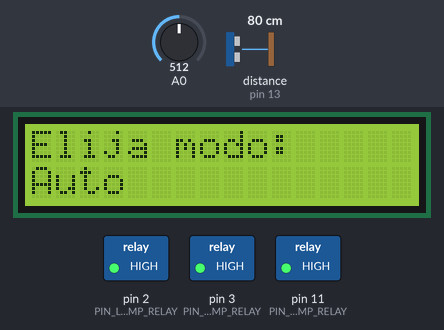
This program was run on a simulated Arduino Uno, built with avr-gcc and run on an emulated ATmega328P. Parts: 16×2 character LCD, switched loads named in the program (green lamp = pin HIGH). Inputs (shaded band) come from the test bench; at power-on: A0 = 512, distance to the obstacle (sensor on pin 13) 80 cm. The echo pulse lasts 58.3 µs per cm.

Above: at 0.82 s.
1.3 s: A0 set to 536
2.8 s: A0 set to 565
At 5.6 s:
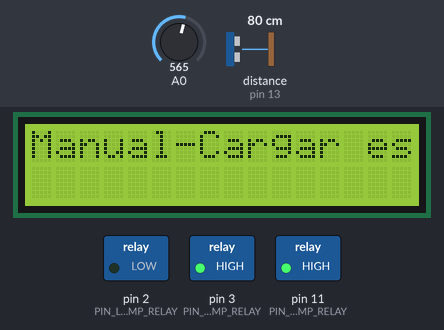
5.8 s: A0 set to 54
8.8 s: A0 set to 44
At 9.6 s:
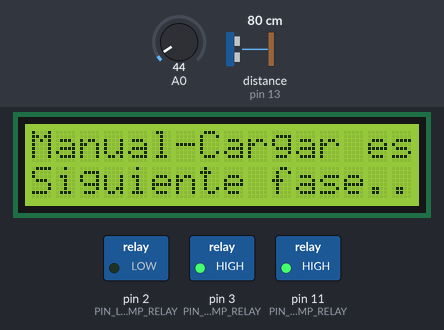
11.8 s: A0 set to 60
At 13.0 s:
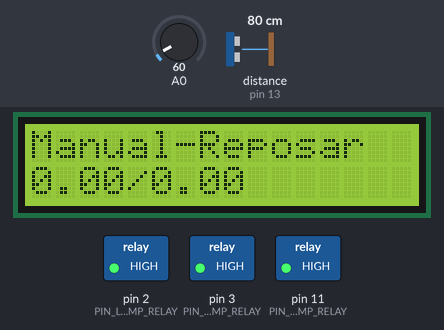
13.3 s: A0 set to 40
At 14.1 s:
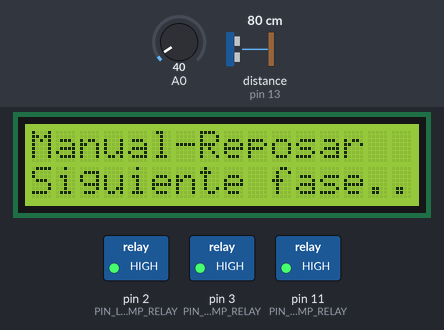
Timing chart, 0 to 17.3 s (numbered marks = the images above; inputs shaded):
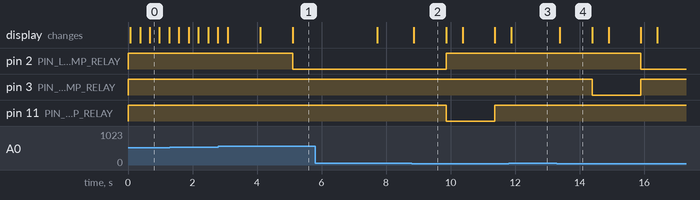

Measured:
- the behaviour switches between 554 and 555 on A0 (found by bisection; images 0 and 1)
- the behaviour switches between 50 and 49 on A0 (found by bisection; images 1 and 2)
- after the input at 2.8 s, pin 2 (PIN_LOAD_PUMP_RELAY): HIGH → LOW after 2.3 s; the display: first changes after 0.29 s (image 1 shows a later state)
- after the input at 8.8 s, pin 2 (PIN_LOAD_PUMP_RELAY): LOW → HIGH after 1.1 s; pin 11 (PIN_AIR_PUMP_RELAY): HIGH → LOW after 1.1 s, → HIGH 1.5 s later; the display: changes after 0.06 s (image 2)
- after the input at 11.8 s, pin 3 (PIN_UNLOAD_PUMP_RELAY): stays HIGH (without the input it goes to LOW after 1.1 s); the display: changes after 0.08 s (image 3)
- after the input at 13.3 s, pin 2 (PIN_LOAD_PUMP_RELAY): HIGH → LOW after 2.6 s; pin 3 (PIN_UNLOAD_PUMP_RELAY): HIGH → LOW after 1.1 s, → HIGH 1.5 s later; the display: changes after 0.09 s (image 4)
- what the display in image 2 shows lasts 1.0 s, from 8.9 s to 9.9 s

The program:

main.cpp
```cpp
#include <Arduino.h>
#include <LiquidCrystal.h>
#include <NewPing.h>

#define BTN_RIGHT  0
#define BTN_UP     1
#define BTN_DOWN   2
#define BTN_LEFT   3
#define BTN_SELECT 4
#define BTN_NONE   5

#define MODE_MANUAL 0
#define MODE_AUTO   1
#define MODE_NONE   -1

const char* modeNames[] = {
  "Manual",
  "Auto  "
};

int numberModes = sizeof(modeNames)/sizeof(char*);

#define PHASE_LOAD   0
#define PHASE_AIR    1
#define PHASE_WAIT   2
#define PHASE_UNLOAD 3
#define PHASE_NONE   -1

const char* phaseNames[] = {
  "Cargar estanque",
  "Airear         ",
  "Reposar        ",
  "Regar          "
};

void loadTankSetup();
void airSetup();
void waitSetup();
void unloadSetup();
void (*phasePointers[])() = {
  &loadTankSetup,
  &airSetup,
  &waitSetup,
  &unloadSetup
};

int numberPhases = sizeof(phaseNames)/sizeof(char*);

#define RELAY_ON  LOW
#define RELAY_OFF HIGH

#define BLANK_LINE "                "

int readBtn();
double readDistance();
void updateScreen();
void turnOffRelays();

/******** Configuracion estatica **********/
#define PIN_LOAD_PUMP_RELAY    2
#define PIN_UNLOAD_PUMP_RELAY  3
#define PIN_AIR_PUMP_RELAY     11
#define PIN_WATER_LEVEL_TRIG   12
#define PIN_WATER_LEVEL_ECHO   13

#define WAIT_TIME_SECS     2*3600  //10800  // 3 horas
#define AIR_TIME_SECS      14L*3600L  //10800  // 3 horas
#define WATER_LEVEL_LOW    30.0D //200 //cm
#define WATER_LEVEL_HIGH   10.0D  //cm

/******** Configuracion dinamica **********/
int selectedMode;
int selectedPhase;

/******** Estado interno **********/
void (*phasePtr)();
LiquidCrystal lcd(8, 9, 4, 5, 6, 7);
NewPing sensor(PIN_WATER_LEVEL_TRIG, PIN_WATER_LEVEL_ECHO, 200);

unsigned long startTimeMillis;
char overflow;

int currentPhase;
char force;

/****** Funciones de Fases **********/
void displayStatusNumbers(double status, double reference) {
  lcd.setCursor(0, 1);
  lcd.print(BLANK_LINE);
  lcd.setCursor(0, 1);
  lcd.print(status);
  lcd.print("/");
  lcd.print(reference);
}

char checkManualSkip(int btn, void (*nextPhasePtr)()) {
  if(selectedMode == MODE_MANUAL && btn == BTN_RIGHT) {
    phasePtr = nextPhasePtr;
    lcd.setCursor(0, 1);
    lcd.print("Siguiente fase...");
    delay(1000);
    return 1;
  }
  return 0;
}

char checkForce(int btn) {
  if(selectedMode == MODE_MANUAL && btn == BTN_SELECT) {
    delay(2000);
    int second = readBtn();
    if(second == BTN_SELECT) {
      force = 1;
      return 1;
    }
  }
  return 0;
}

void notifyAndSkipPhase(void (*nextPhasePtr)()) {
  phasePtr = nextPhasePtr;
  delay(1000);
  lcd.setCursor(0, 1);
  lcd.print("Siguiente fase...");
  delay(1000);
}

void loadTankLoop() {
  int btn = readBtn();

  if(checkManualSkip(btn, &airSetup)) return;
  checkForce(btn);

  double distanceCm = readDistance();
  double reference = WATER_LEVEL_HIGH;
  if(selectedMode == MODE_MANUAL) reference = 0;
  displayStatusNumbers(distanceCm, reference);

  if(distanceCm > 0 && distanceCm <= WATER_LEVEL_HIGH) {
    if(selectedMode == MODE_AUTO) {
      digitalWrite(PIN_LOAD_PUMP_RELAY, RELAY_OFF);
      notifyAndSkipPhase(&airSetup);
      return;
    }
    else if(selectedMode == MODE_MANUAL && force) {
      digitalWrite(PIN_LOAD_PUMP_RELAY, RELAY_ON);
    }
    else {
      digitalWrite(PIN_LOAD_PUMP_RELAY, RELAY_OFF);
    }
  }
  delay(500);
}

void loadTankSetup() {
  currentPhase = PHASE_LOAD;
  updateScreen();
  phasePtr = &loadTankLoop;
  force = 0;
  turnOffRelays();
  digitalWrite(PIN_LOAD_PUMP_RELAY, RELAY_ON);
  delay(500);
}

void airLoop() {
  int btn = readBtn();

  if(checkManualSkip(btn, &waitSetup)) return;
  checkForce(btn);

  long ellapsedMs = millis() - startTimeMillis;
  long ellapsedSecs = (long) (ellapsedMs / 1000);

  long reference = AIR_TIME_SECS/60;
  ///if(selectedMode == MODE_MANUAL) reference = 0;
  displayStatusNumbers(ellapsedSecs/60, reference);

  if(ellapsedSecs >= AIR_TIME_SECS) {
    if(selectedMode == MODE_AUTO) {
      digitalWrite(PIN_AIR_PUMP_RELAY, RELAY_OFF);
      phasePtr = &waitSetup;
      delay(1000);
      lcd.setCursor(0, 1);
      lcd.print("Siguiente fase...");
      delay(1000);
      return;
    }
    else if(selectedMode == MODE_MANUAL && force) {
      digitalWrite(PIN_AIR_PUMP_RELAY, RELAY_ON);
    }
    else {
      digitalWrite(PIN_AIR_PUMP_RELAY, RELAY_OFF);
    }
  }
  delay(500);
}

void airSetup() {
  currentPhase = PHASE_AIR;
  updateScreen();
  phasePtr = &airLoop;
  startTimeMillis = millis();
  force = 0;
  turnOffRelays();
  digitalWrite(PIN_AIR_PUMP_RELAY, RELAY_ON);
  delay(500);
}

void waitLoop() {
  int btn = readBtn();

  if(checkManualSkip(btn, &unloadSetup)) return;

  long ellapsedMs = millis() - startTimeMillis;
  long ellapsedSecs = (long) (ellapsedMs / 1000);
  long reference = WAIT_TIME_SECS/60;
  if(selectedMode == MODE_MANUAL) reference = 0;
  displayStatusNumbers(ellapsedSecs/60, reference);

  if(ellapsedSecs >= WAIT_TIME_SECS) {
    if(selectedMode == MODE_AUTO) {
      phasePtr = &unloadSetup;
      delay(1000);
      lcd.setCursor(0, 1);
      lcd.print("Siguiente fase...");
      delay(1000);
      return;
    }
  }
  delay(500);
}

void waitSetup() {
  currentPhase = PHASE_WAIT;
  turnOffRelays();
  updateScreen();
  phasePtr = &waitLoop;
  startTimeMillis = millis();
  force = 0;
  delay(500);
}

void unloadLoop() {
  int btn = readBtn();

  if(checkManualSkip(btn, &loadTankSetup)) return;
  checkForce(btn);

  double distanceCm = readDistance();
  displayStatusNumbers(distanceCm, WATER_LEVEL_LOW);
  if(distanceCm > 0 && distanceCm >= WATER_LEVEL_LOW) {
    if(selectedMode == MODE_AUTO) {
      digitalWrite(PIN_UNLOAD_PUMP_RELAY, RELAY_OFF);
      phasePtr = &loadTankSetup;
      delay(1000);
      lcd.setCursor(0, 1);
      lcd.print("Siguiente fase...");
      delay(1000);
      return;
    }
    else if(selectedMode == MODE_MANUAL && force) {
      digitalWrite(PIN_UNLOAD_PUMP_RELAY, RELAY_ON);
    }
    else {
      digitalWrite(PIN_UNLOAD_PUMP_RELAY, RELAY_OFF);
    }
  }
  delay(500);
}

void unloadSetup() {
  currentPhase = PHASE_UNLOAD;
  updateScreen();
  phasePtr = &unloadLoop;
  force = 0;
  turnOffRelays();
  digitalWrite(PIN_UNLOAD_PUMP_RELAY, RELAY_ON);
  delay(500);
}


/****** Funciones de configuracion inicial **********/
int menuPtr;
void selectPhase() {
  int btn = readBtn();
  if(btn == BTN_NONE) return;

  if(btn == BTN_UP || btn == BTN_RIGHT) menuPtr++;
  if(btn == BTN_DOWN || btn == BTN_LEFT) menuPtr--;

  if(menuPtr >= numberPhases) menuPtr = 0;
  if(menuPtr < 0) menuPtr = numberPhases -1;

  lcd.setCursor(0 ,1);
  lcd.print(phaseNames[menuPtr]);

  if(btn == BTN_UP || btn == BTN_RIGHT || btn == BTN_DOWN || btn == BTN_LEFT) {
    delay(300);
    return;
  }

  if(btn == BTN_SELECT) {
    selectedPhase = menuPtr;

    lcd.clear();
    lcd.setCursor(0 ,0);
    lcd.print("Seleccionado:");
    lcd.setCursor(0 ,1);
    lcd.print(phaseNames[selectedPhase]);
    delay(1000);

    phasePtr = phasePointers[selectedPhase];
    menuPtr = 0;
    lcd.clear();
  }
}

void selectMode() {
  int btn = readBtn();
  if(btn == BTN_NONE) return;

  if(btn == BTN_UP || btn == BTN_RIGHT) menuPtr++;
  if(btn == BTN_DOWN || btn == BTN_LEFT) menuPtr--;

  if(menuPtr >= numberModes) menuPtr = 0;
  if(menuPtr < 0) menuPtr = numberModes -1;

  lcd.setCursor(0 ,1);
  lcd.print(modeNames[menuPtr]);

  if(btn == BTN_UP || btn == BTN_RIGHT || btn == BTN_DOWN || btn == BTN_LEFT) {
    delay(300);
    return;
  }

  if(btn == BTN_SELECT) {
    selectedMode = menuPtr;

    lcd.clear();
    lcd.setCursor(0 ,0);
    lcd.print("Seleccionado:");
    lcd.setCursor(0 ,1);
    lcd.print(modeNames[selectedMode]);
    delay(1000);

    phasePtr = &selectPhase;
    menuPtr = 0;
    lcd.clear();
    lcd.setCursor(0 ,0);
    lcd.print("Elija fase:");
    lcd.setCursor(0 ,1);
    lcd.print(phaseNames[menuPtr]);
  }

}

void configSetup() {
  selectedMode = MODE_NONE;
  selectedPhase = PHASE_NONE;
  menuPtr = 0;

  lcd.clear();
  lcd.print("Elija modo:");
  lcd.setCursor(0, 1);
  lcd.print(modeNames[menuPtr]);
  phasePtr = &selectMode;
}

void turnOffRelays() {
  digitalWrite(PIN_LOAD_PUMP_RELAY, RELAY_OFF);
  digitalWrite(PIN_UNLOAD_PUMP_RELAY, RELAY_OFF);
  digitalWrite(PIN_AIR_PUMP_RELAY, RELAY_OFF);
}

void setup() {
  pinMode(PIN_LOAD_PUMP_RELAY, OUTPUT);
  pinMode(PIN_UNLOAD_PUMP_RELAY, OUTPUT);
  pinMode(PIN_AIR_PUMP_RELAY, OUTPUT);
  turnOffRelays();

  lcd.begin(16, 2);
  lcd.clear();
  lcd.print("Iniciando...");

  phasePtr = &configSetup;
  selectedMode = MODE_NONE;
  selectedPhase = PHASE_NONE;
}

void loop() {
  (*phasePtr)();
}

int readBtn() {
    int adc_key_in = analogRead(0);
    if (adc_key_in > 1000) return BTN_NONE;
    if (adc_key_in < 50)   return BTN_RIGHT;
    if (adc_key_in < 195)  return BTN_UP;
    if (adc_key_in < 380)  return BTN_DOWN;
    if (adc_key_in < 555)  return BTN_LEFT;
    if (adc_key_in < 790)  return BTN_SELECT;
    return BTN_NONE;
}

void updateScreen() {
  lcd.clear();
  lcd.setCursor(0, 0);
  lcd.print(modeNames[selectedMode]);
  lcd.print("-");
  lcd.print(phaseNames[currentPhase]);
}

double readDistance() {
  double uSecs = (double) sensor.ping_median();
  return uSecs / US_ROUNDTRIP_CM;
}
```
